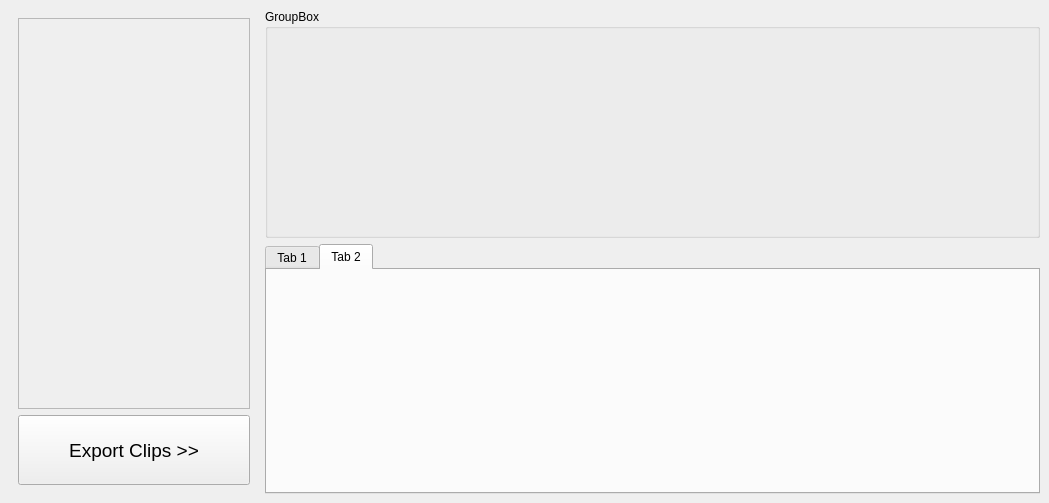
<?xml version="1.0" encoding="UTF-8"?>
<ui version="4.0">
 <class>AddScreen</class>
 <widget class="QWidget" name="AddScreen">
  <property name="geometry">
   <rect>
    <x>0</x>
    <y>0</y>
    <width>1049</width>
    <height>503</height>
   </rect>
  </property>
  <property name="focusPolicy">
   <enum>Qt::NoFocus</enum>
  </property>
  <property name="windowTitle">
   <string>Form</string>
  </property>
  <layout class="QGridLayout" name="gridLayout">
   <property name="leftMargin">
    <number>0</number>
   </property>
   <property name="topMargin">
    <number>0</number>
   </property>
   <property name="rightMargin">
    <number>0</number>
   </property>
   <property name="bottomMargin">
    <number>0</number>
   </property>
   <item row="0" column="0">
    <widget class="QWidget" name="widget" native="true">
     <layout class="QGridLayout" name="gridLayout_2">
      <item row="0" column="0" rowspan="2">
       <widget class="QWidget" name="widget_2" native="true">
        <property name="maximumSize">
         <size>
          <width>250</width>
          <height>16777215</height>
         </size>
        </property>
        <layout class="QGridLayout" name="gridLayout_3">
         <item row="0" column="0">
          <widget class="QScrollArea" name="scrollArea">
           <property name="widgetResizable">
            <bool>true</bool>
           </property>
           <widget class="QWidget" name="scrollAreaWidgetContents">
            <property name="geometry">
             <rect>
              <x>0</x>
              <y>0</y>
              <width>226</width>
              <height>380</height>
             </rect>
            </property>
           </widget>
          </widget>
         </item>
         <item row="1" column="0">
          <widget class="QPushButton" name="pushButton">
           <property name="minimumSize">
            <size>
             <width>0</width>
             <height>70</height>
            </size>
           </property>
           <property name="font">
            <font>
             <pointsize>14</pointsize>
            </font>
           </property>
           <property name="text">
            <string>Export Clips &gt;&gt;</string>
           </property>
          </widget>
         </item>
        </layout>
       </widget>
      </item>
      <item row="0" column="1">
       <widget class="QGroupBox" name="groupBox">
        <property name="title">
         <string>GroupBox</string>
        </property>
       </widget>
      </item>
      <item row="1" column="1">
       <widget class="QTabWidget" name="tabWidget">
        <property name="maximumSize">
         <size>
          <width>16777215</width>
          <height>250</height>
         </size>
        </property>
        <property name="currentIndex">
         <number>1</number>
        </property>
        <widget class="QWidget" name="VideoInfo">
         <property name="minimumSize">
          <size>
           <width>0</width>
           <height>0</height>
          </size>
         </property>
         <attribute name="title">
          <string>Tab 1</string>
         </attribute>
        </widget>
        <widget class="QWidget" name="ClipInfo">
         <attribute name="title">
          <string>Tab 2</string>
         </attribute>
        </widget>
       </widget>
      </item>
     </layout>
    </widget>
   </item>
  </layout>
 </widget>
 <resources/>
 <connections/>
</ui>
